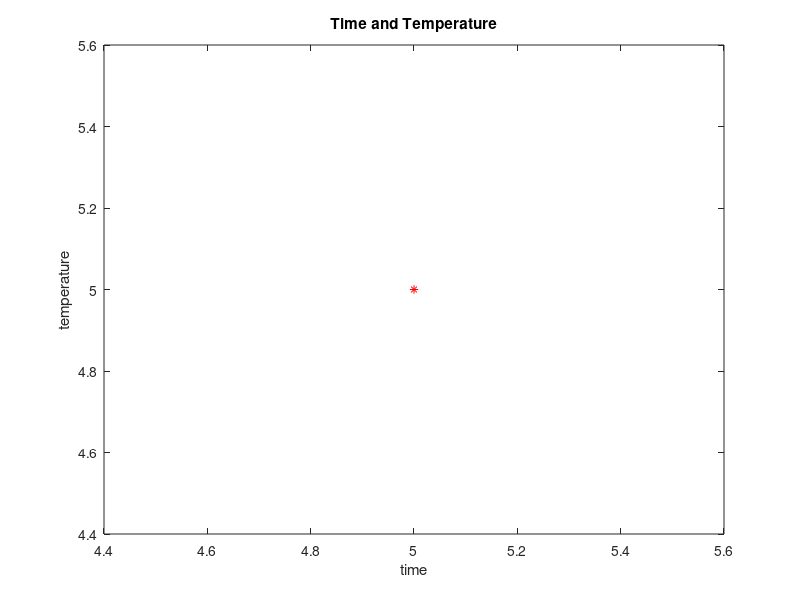

Write the MATLAB code that produced this figure.
%Practice 34
%Create Co ordinate values
a = input('Enter the X value:');
x = a;
b = input('Enter the Y value:');
y = b;
plot(x,y,'r*')
%Chang the axes and label them axis
xlabel('time')
ylabel('temperature')
%Put a title on the graph
title('Time and Temperature')